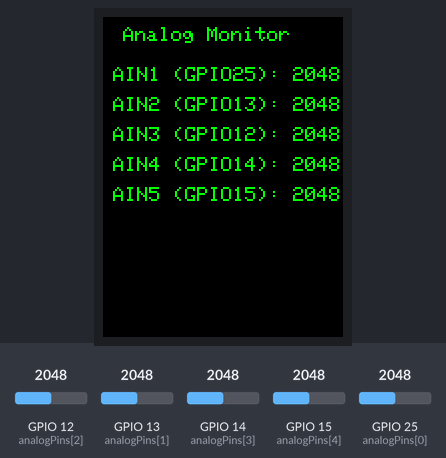
The sketch below on a simulated ESP32. On the bench: 240×320 colour display. The test bench sets the inputs (shaded band); at power-on: GPIO 12 (analogPins[2]) = 2048, GPIO 13 (analogPins[1]) = 2048, GPIO 14 (analogPins[3]) = 2048, GPIO 15 (analogPins[4]) = 2048, GPIO 25 (analogPins[0]) = 2048.

Above: at 2.4 s.
2.5 s: GPIO 12 (analogPins[2]) set to 2866
At 3.6 s:
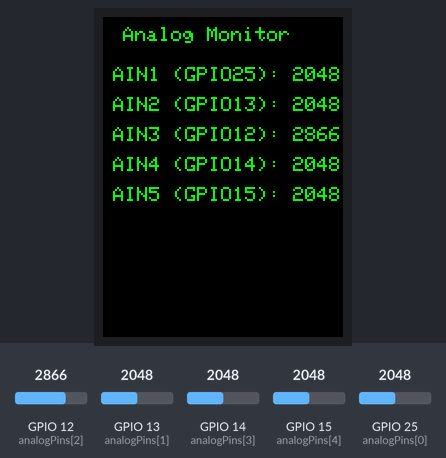
4.5 s: GPIO 13 (analogPins[1]) set to 2866
At 5.9 s:
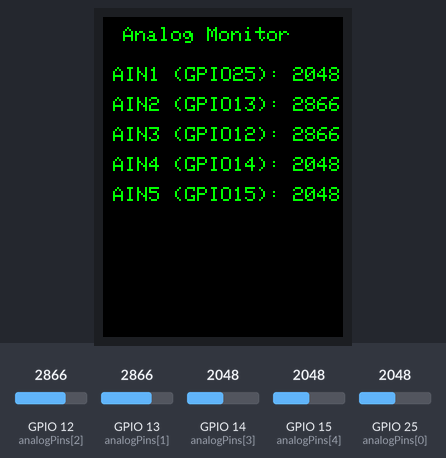
7.7 s: GPIO 14 (analogPins[3]) set to 2866
At 9.2 s:
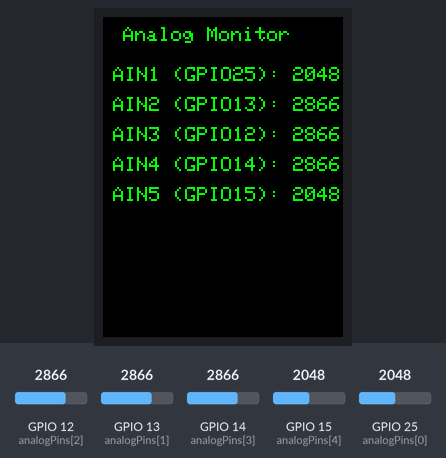
9.8 s: GPIO 15 (analogPins[4]) set to 2866
At 11.3 s:
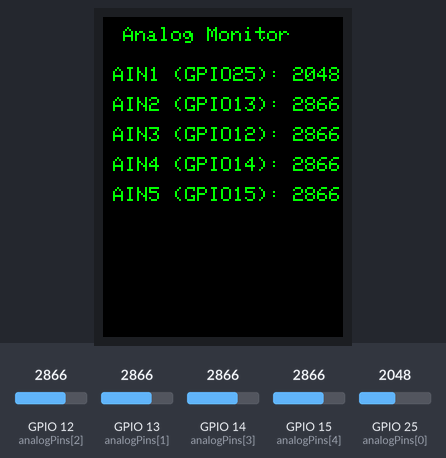
11.6 s: GPIO 25 (analogPins[0]) set to 2866
At 12.5 s:
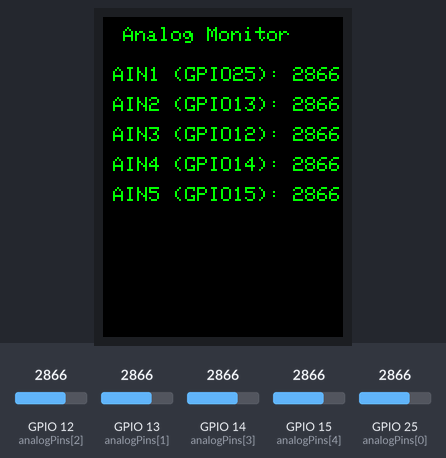
13.3 s: GPIO 12 (analogPins[2]) set to 3972
At 14.7 s:
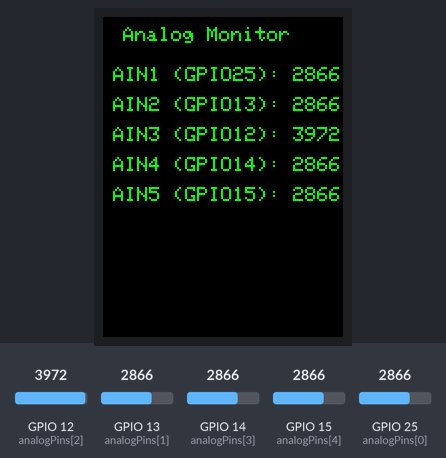
Timing chart, 0 to 16.3 s (numbered marks = the images above; inputs shaded):
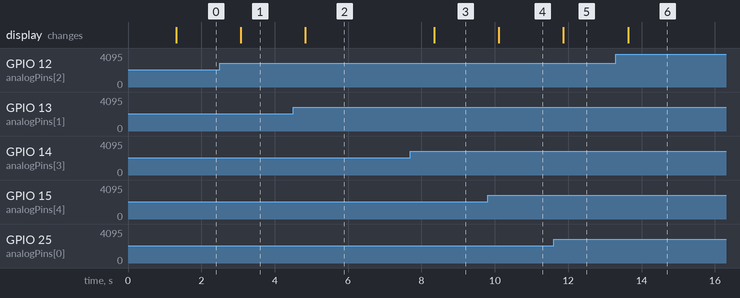

The sketch:

LCD_AnalogInput.ino
```cpp
#include <TFT_eSPI.h>  // ใช้ไลบรารี TFT_eSPI (ตั้งค่าใน User_Setup.h ก่อนใช้งาน)

TFT_eSPI tft = TFT_eSPI();  // สร้างอ็อบเจ็กต์สำหรับควบคุมจอ

// กำหนดขา Analog Input
const int analogPins[5] = {25, 13, 12, 14, 15};
int analogValues[5];  // ตัวแปรเก็บค่าที่อ่านได้

void setup() {
  Serial.begin(115200);

  // เริ่มต้นจอแสดงผล
  tft.init();
  tft.setRotation(0);  // หมุนหน้าจอได้ 0-3 แล้วแต่การติดตั้ง
  tft.fillScreen(TFT_BLACK);  // เคลียร์หน้าจอด้วยสีดำ
  tft.setTextSize(2);
  tft.setTextColor(TFT_GREEN, TFT_BLACK);  // ตัวอักษรสีเขียว พื้นหลังดำ

  // แสดงข้อความเริ่มต้น
  tft.setCursor(20, 10);
  tft.println("Analog Monitor");
  delay(1000);
}

void loop() {
  // อ่านค่า Analog ทุกช่อง
  for (int i = 0; i < 5; i++) {
    analogValues[i] = analogRead(analogPins[i]);
  }

  // เคลียร์พื้นหลังบางส่วนก่อนเขียนค่าใหม่
  tft.fillRect(0, 40, 240, 200, TFT_BLACK);

  // แสดงผลค่า Analog
  for (int i = 0; i < 5; i++) {
    tft.setCursor(10, 50 + i * 30);
    tft.printf("AIN%d (GPIO%d): %4d", i + 1, analogPins[i], analogValues[i]);
  }

  delay(500);  // หน่วงเวลา 0.5 วินาที
}
```

Measured:
- after the input at 2.5 s, the display: changes after 0.58 s (image 1)
- after the input at 4.5 s, the display: changes after 0.34 s (image 2)
- after the input at 7.7 s, the display: changes after 0.65 s (image 3)
- after the input at 9.8 s, the display: changes after 0.31 s (image 4)
- after the input at 11.6 s, the display: changes after 0.27 s (image 5)
- after the input at 13.3 s, the display: changes after 0.33 s (image 6)
